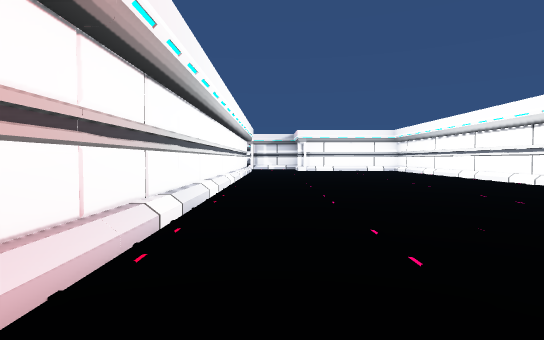
[1] (above)

23 first-person views from a walk through a scene from a Unity 3-D project. The camera is 1.2 m above the floor, tilts 2° down and sees 80° across. The floor is counted in squares, 2 m on a side. Each view is taken from the middle of a square. On the plan, view 1 faces up. The plan holds only what a view shows up to about 10 squares ahead; the rest is blank. The place goes on beyond the plan. The player character is not drawn. Some surface patterns are stand-ins.

[2]
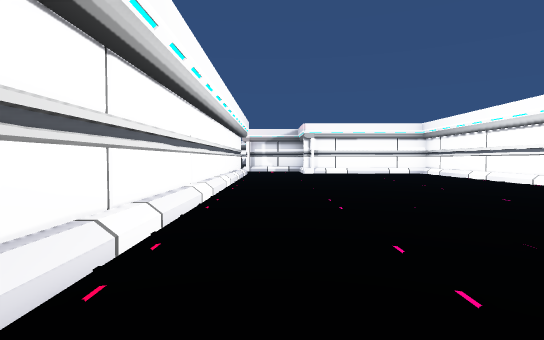

[3]
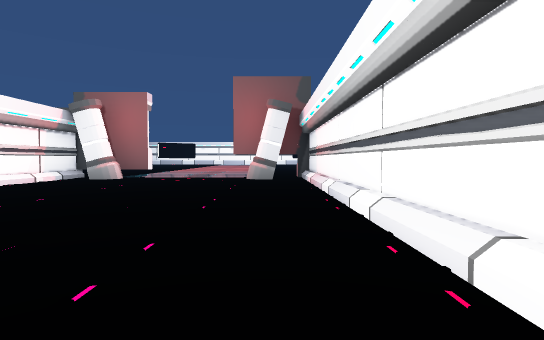

[4]
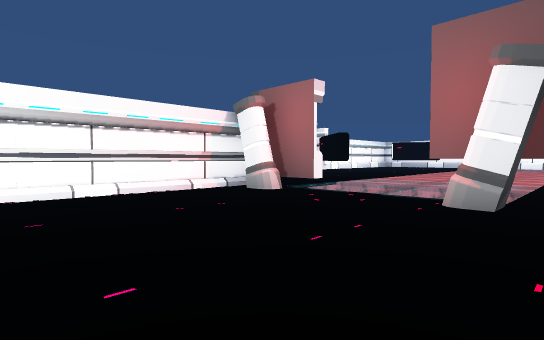

[5]
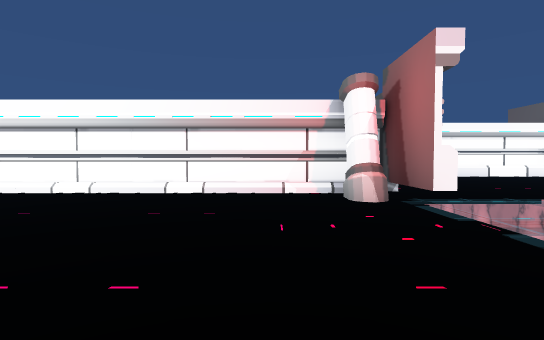

[6]
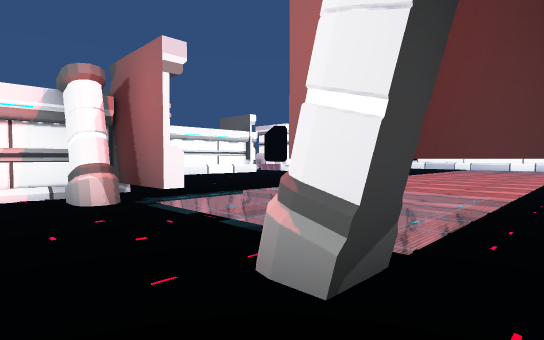

[7]
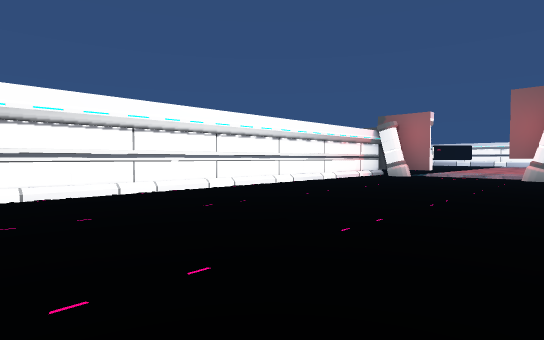

[8]
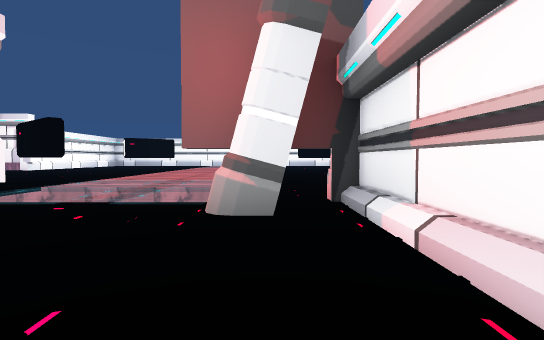

[9]
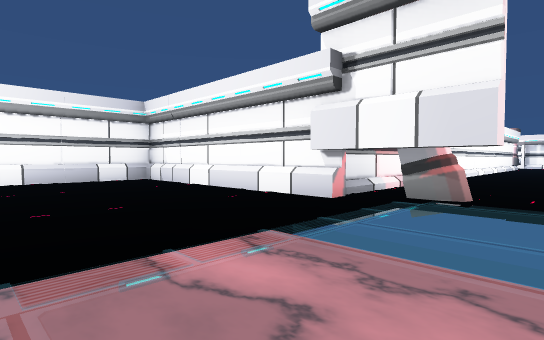

[10]
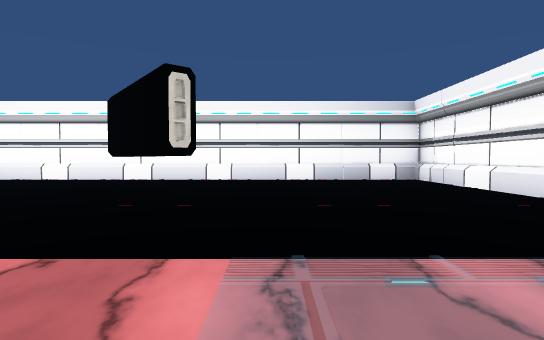

[11]
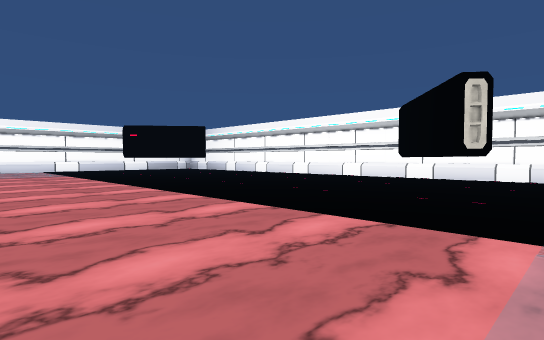

[12]
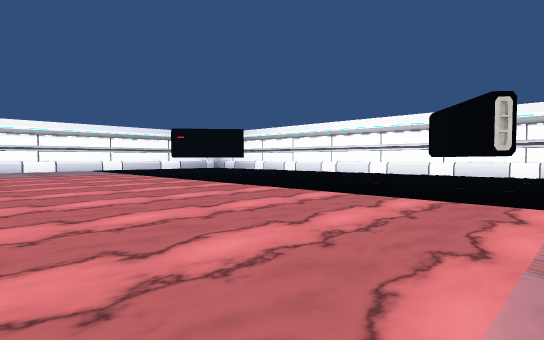

[13]
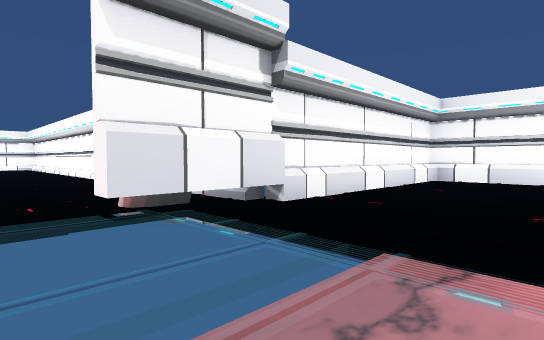

[14]
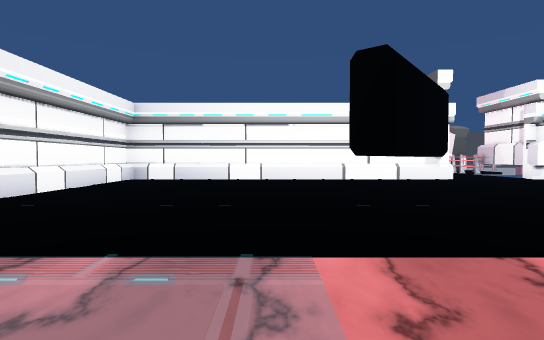

[15]
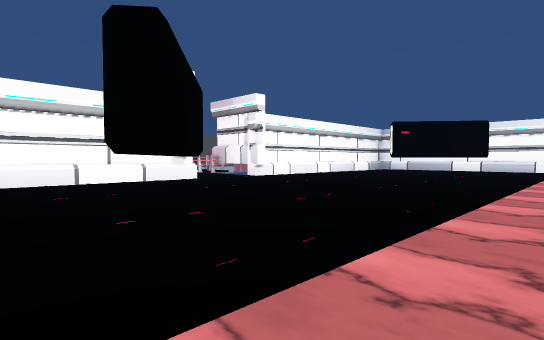

[16]
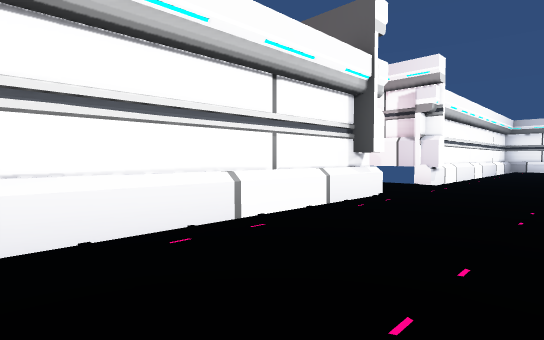

[17]
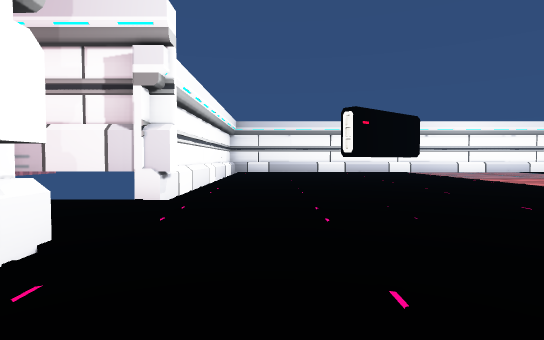

[18]
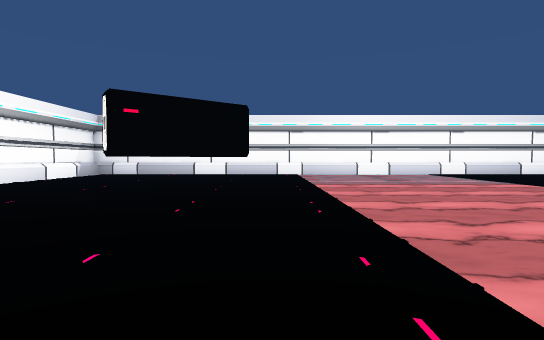

[19]
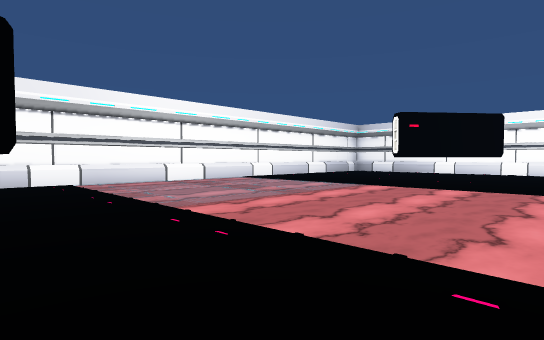

[20]
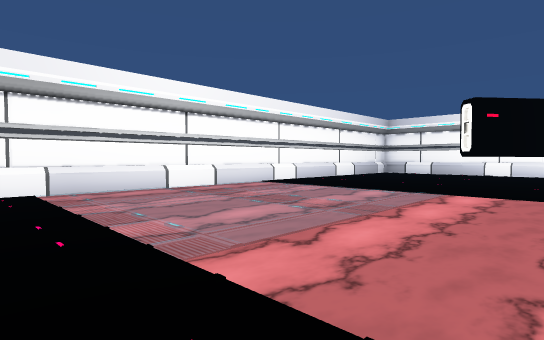

[21]
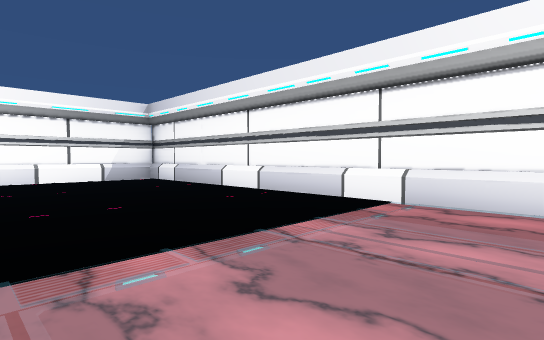

[22]
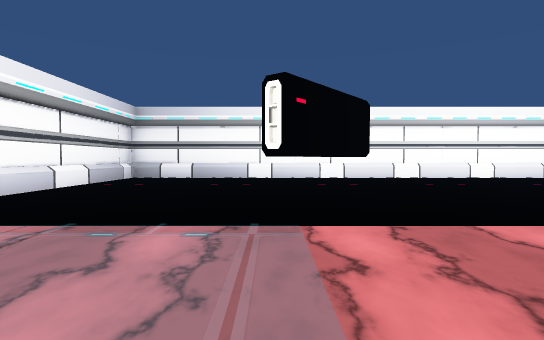

[23]
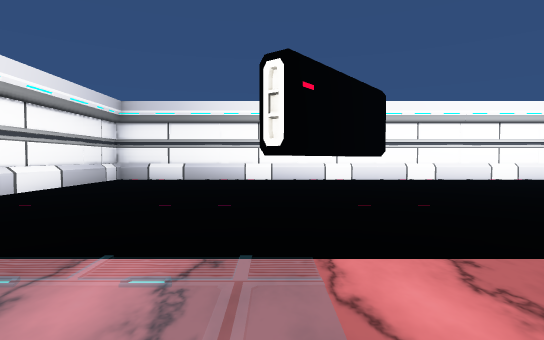

### Floor plan
Key: @ floor where view 1 was taken; # wall or solid block; x gap in a wall; . floor; / step, stairs or slope; = window, fence, low wall or low ledge; ≈ lava the walk keeps out of; O other object.
Columns run from 8 left of view 1 to 15 right of it. Each row starts with its distance up from view 1.
 13        /      /#
 12       =/      /#
 11       #/      /#
 10       #/      /#
  9       #/.     /#
  8       #/      /#
  7       #/      /#
  6       #/      /#
  5       #/      /#
  4       #/      /#
  3       #/.     /#
  2       #/      /#
  1       #/      /#
  0       #/@.... /#
 -1       #/O....O/#
 -2 ##########  .#########
 -3 #.           .       #
 -4 #.      ......       #
 -5 #.      ......       #
 -6 #.      ......    .  #
 -7 #.   O  ≈≈≈≈≈≈      .#
 -8 #.  OO  ≈≈≈≈≈≈      .#
 -9 #.  O   ≈≈≈≈≈≈     . #
-10 #.      ≈≈≈≈≈≈       #
-11 #.      ≈≈≈≈≈≈.      #
-12 #.      ≈≈≈≈≈≈
-13 #.      ≈≈≈≈≈≈
-14 #.      ≈≈≈≈≈≈       ##x
-15 #.      ≈≈≈≈≈≈ .     #
-16 #.      ≈≈≈≈≈≈       #
-17 #.      ≈≈≈≈≈≈.      #
-18 #.      ≈≈≈≈≈≈       #
-19 #.      ......       #
-20 #.      ......       #
-21 #.      ......       #
-22 #.      ......       #
-23 #....................#
-24 ######################

Positions as (right, up) in squares from view 1, and headings:
1: (0, 0), facing up
2: (0, 3), facing up
3: (0, 9), facing down
4: (-1, 5), facing down-right
5: (-1, 1), facing right
6: (-1, 1), facing down-right
7: (-1, 13), facing down-right
8: (0, 3), facing down
9: (2, -6), facing up-left
10: (2, -6), facing left
11: (3, -6), facing down-left
12: (5, -6), facing down-left
13: (3, -5), facing up-right
14: (3, -6), facing right
15: (4, -6), facing down-right
16: (10, -6), facing down-right
17: (11, -9), facing down
18: (6, -11), facing down
19: (7, -15), facing down-left
20: (6, -17), facing down-left
21: (3, -19), facing down-right
22: (3, -19), facing left
23: (2, -19), facing left
